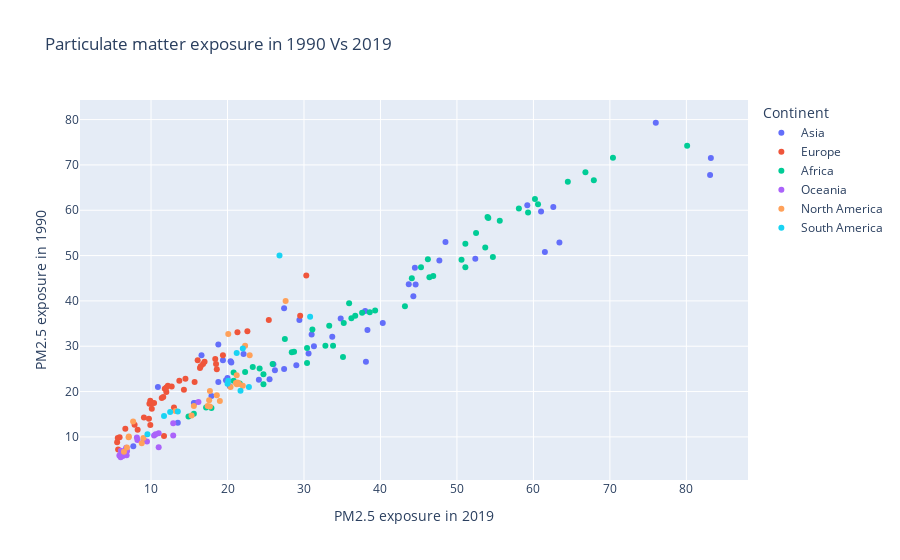

The code cell stored with this chart in its notebook:
### Markdown cell above
### Exposure to air pollution over time:
* Countries lying above the diagonal portion of the chart had a higher pollution in 1990.
There has been an improvement since. 
* Countries below the diagonal of the chart had higher pollution in 2019 as they have deteriorated
in recent decades. 
* Very strong regional split: Pollution levels have fallen across most of Europe, North and South America
* Pollution increased in recent decades across most contries in Asia Africa

### Code cell
aq_pm25_1990=aq_pm25.loc[aq_pm25['Year']==1990]
#aq_pm25_1990.head()
aq_pm25_2019=aq_pm25.loc[aq_pm25['Year']==2019]
#aq_pm25_2019.head()
merged_aq_df=pd.merge(aq_pm25_2019,aq_pm25_1990,how='left',on='ISO3')
merged_aq_df=merged_aq_df[['ISO3','Country_x','Exposure Mean_x','Exposure Mean_y']]
#print(merged_aq_df.shape)
merged_aq_con=pd.merge(merged_aq_df,df_list,how='left',left_on=['ISO3'],right_on=['Country Code'])
merged_aq_con=merged_aq_con[['ISO3','Country_x','Exposure Mean_x','Exposure Mean_y','Continent']]
merged_aq_con=merged_aq_con.dropna()
#print(merged_aq_con.dtypes)
#merged_aq_con.columns[merged_aq_con.isnull().any()].tolist()
#merged_aq_con[merged_aq_con['Continent'].isna()]
#g =sns.scatterplot(x="Exposure Mean_x", y="Exposure Mean_y",hue="Continent",data=merged_aq_con);
#g.set(xscale="log");
fig_aq = px.scatter(merged_aq_con,title='Particulate matter exposure in 1990 Vs 2019', x="Exposure Mean_x", y="Exposure Mean_y",color="Continent", hover_data=['Country_x','ISO3'],
                     labels={"Exposure Mean_x":"PM2.5 exposure in 2019",
                            "Exposure Mean_y":"PM2.5 exposure in 1990",
                            "ISO3":"Country ISO3 Code",
                            "Country_x":"Country Name"})
fig_aq.show()

### Figure 1 — Plotly figure (JSON) as saved in the notebook; plotly's stock layout.template omitted (floating-point values rounded to 4 significant figures)
{"data": [{"customdata": [["Afghanistan", "AFG"], ["Armenia", "ARM"], ["Azerbaijan", "AZE"], ["Bahrain", "BHR"], ["Bangladesh", "BGD"], ["Bhutan", "BTN"], ["Brunei Darussalam", "BRN"], ["Cambodia", "KHM"], ["China", "CHN"], ["Cyprus", "CYP"], ["Democratic People's Republic of Korea", "PRK"], ["Georgia", "GEO"], ["India", "IND"], ["Indonesia", "IDN"], ["Iran (Islamic Republic of)", "IRN"], ["Iraq", "IRQ"], ["Israel", "ISR"], ["Japan", "JPN"], ["Jordan", "JOR"], ["Kazakhstan", "KAZ"], ["Kuwait", "KWT"], ["Kyrgyzstan", "KGZ"], ["Lao People's Democratic Republic", "LAO"], ["Lebanon", "LBN"], ["Malaysia", "MYS"], ["Maldives", "MDV"], ["Mongolia", "MNG"], ["Myanmar", "MMR"], ["Nepal", "NPL"], ["Oman", "OMN"], ["Pakistan", "PAK"], ["Palestine", "PSE"], ["Philippines", "PHL"], ["Qatar", "QAT"], ["Republic of Korea", "KOR"], ["Saudi Arabia", "SAU"], ["Singapore", "SGP"], ["Sri Lanka", "LKA"], ["Syrian Arab Republic", "SYR"], ["Tajikistan", "TJK"], ["Thailand", "THA"], ["Timor-Leste", "TLS"], ["Turkey", "TUR"], ["Turkmenistan", "TKM"], ["United Arab Emirates", "ARE"], ["Uzbekistan", "UZB"], ["Viet Nam", "VNM"], ["Yemen", "YEM"]], "hovertemplate": "Continent=Asia<br>PM2.5 exposure in 2019=%{x}<br>PM2.5 exposure in 1990=%{y}<br>Country Name=%{customdata[0]}<br>Country ISO3 Code=%{customdata[1]}<extra></extra>", "legendgroup": "Asia", "marker": {"color": "#636efa", "symbol": "circle"}, "mode": "markers", "name": "Asia", "orientation": "v", "showlegend": true, "type": "scatter", "x": [52.4, 33.7, 25.5, 59.2, 63.4, 40.3, 7.68, 22.1, 47.7, 15.6, 44.3, 17.9, 83.2, 19.4, 38, 48.5, 19.8, 13.5, 30.6, 20.3, 61, 24.1, 20.5, 29, 16.6, 10.9, 38.1, 29.4, 83.1, 44.6, 62.6, 31.3, 18.8, 76, 27.4, 61.5, 18.8, 20, 31, 38.3, 27.4, 15.7, 26, 26.2, 43.7, 34.8, 20.4, 44.5], "xaxis": "x", "y": [49.3, 32.1, 22.7, 61.1, 52.9, 35.1, 7.96, 28.3, 48.9, 17.5, 41, 19, 71.5, 26.9, 37.8, 53, 22.5, 13.1, 28.4, 21.2, 59.7, 22.6, 26.4, 25.8, 28, 21, 26.6, 35.8, 67.8, 43.6, 60.7, 30, 30.4, 79.3, 25, 50.8, 22.1, 23, 32.6, 33.6, 38.4, 17.5, 26, 24.7, 43.7, 36.1, 26.7, 47.3], "yaxis": "y"}, {"customdata": [["Albania", "ALB"], ["Andorra", "AND"], ["Austria", "AUT"], ["Belarus", "BLR"], ["Belgium", "BEL"], ["Bosnia and Herzegovina", "BIH"], ["Bulgaria", "BGR"], ["Croatia", "HRV"], ["Czechia", "CZE"], ["Denmark", "DNK"], ["Estonia", "EST"], ["Finland", "FIN"], ["France", "FRA"], ["Germany", "DEU"], ["Greece", "GRC"], ["Hungary", "HUN"], ["Iceland", "ISL"], ["Ireland", "IRL"], ["Italy", "ITA"], ["Latvia", "LVA"], ["Lithuania", "LTU"], ["Luxembourg", "LUX"], ["Malta", "MLT"], ["Monaco", "MCO"], ["Montenegro", "MNE"], ["Netherlands", "NLD"], ["North Macedonia", "MKD"], ["Norway", "NOR"], ["Poland", "POL"], ["Portugal", "PRT"], ["Republic of Moldova", "MDA"], ["Romania", "ROU"], ["Russian Federation", "RUS"], ["San Marino", "SMR"], ["Serbia", "SRB"], ["Slovakia", "SVK"], ["Slovenia", "SVN"], ["Spain", "ESP"], ["Sweden", "SWE"], ["Switzerland", "CHE"], ["Ukraine", "UKR"], ["United Kingdom", "GBR"]], "hovertemplate": "Continent=Europe<br>PM2.5 exposure in 2019=%{x}<br>PM2.5 exposure in 1990=%{y}<br>Country Name=%{customdata[0]}<br>Country ISO3 Code=%{customdata[1]}<extra></extra>", "legendgroup": "Europe", "marker": {"color": "#EF553B", "symbol": "circle"}, "mode": "markers", "name": "Europe", "orientation": "v", "showlegend": true, "type": "scatter", "x": [18.6, 9.07, 12.2, 16.4, 12.7, 29.5, 19.4, 18.5, 16.8, 9.79, 5.89, 5.57, 11.4, 11.8, 14.3, 16.5, 5.7, 7.85, 16.1, 12, 10.4, 10.1, 13, 11.7, 21.3, 12, 30.3, 6.64, 22.6, 8.25, 13.7, 15.7, 11.6, 9.91, 25.4, 18.4, 17, 9.73, 5.65, 9.9, 14.5, 10.1], "xaxis": "x", "y": [24.9, 14.3, 21.3, 25.2, 21.1, 36.7, 28, 26.1, 26.1, 17.3, 9.91, 8.8, 18.6, 20.6, 20.4, 25.6, 7.22, 12.7, 26.9, 20.9, 17.5, 16.2, 16.5, 10.2, 33.1, 19.9, 45.6, 11.8, 33.3, 11.6, 22.4, 22.1, 18.8, 12.6, 35.8, 27.2, 26.6, 14, 9.78, 18, 22.8, 17.4], "yaxis": "y"}, {"customdata": [["Algeria", "DZA"], ["Angola", "AGO"], ["Benin", "BEN"], ["Botswana", "BWA"], ["Burkina Faso", "BFA"], ["Burundi", "BDI"], ["Cabo Verde", "CPV"], ["Cameroon", "CMR"], ["Central African Republic", "CAF"], ["Chad", "TCD"], ["Comoros", "COM"], ["Congo", "COG"], ["Côte d'Ivoire", "CIV"], ["Democratic Republic of the Congo", "COD"], ["Djibouti", "DJI"], ["Egypt", "EGY"], ["Equatorial Guinea", "GNQ"], ["Eritrea", "ERI"], ["Eswatini", "SWZ"], ["Ethiopia", "ETH"], ["Gabon", "GAB"], ["Gambia", "GMB"], ["Ghana", "GHA"], ["Guinea", "GIN"], ["Guinea-Bissau", "GNB"], ["Kenya", "KEN"], ["Lesotho", "LSO"], ["Liberia", "LBR"], ["Libya", "LBY"], ["Madagascar", "MDG"], ["Malawi", "MWI"], ["Mali", "MLI"], ["Mauritania", "MRT"], ["Mauritius", "MUS"], ["Morocco", "MAR"], ["Mozambique", "MOZ"], ["Namibia", "NAM"], ["Niger", "NER"], ["Nigeria", "NGA"], ["Rwanda", "RWA"], ["Sao Tome and Principe", "STP"], ["Senegal", "SEN"], ["Seychelles", "SYC"], ["Sierra Leone", "SLE"], ["Somalia", "SOM"], ["South Africa", "ZAF"], ["South Sudan", "SSD"], ["Sudan", "SDN"], ["Togo", "TGO"], ["Tunisia", "TUN"], ["Uganda", "UGA"], ["United Republic of Tanzania", "TZA"], ["Zambia", "ZMB"], ["Zimbabwe", "ZWE"]], "hovertemplate": "Continent=Africa<br>PM2.5 exposure in 2019=%{x}<br>PM2.5 exposure in 1990=%{y}<br>Country Name=%{customdata[0]}<br>Country ISO3 Code=%{customdata[1]}<extra></extra>", "legendgroup": "Africa", "marker": {"color": "#00cc96", "symbol": "circle"}, "mode": "markers", "name": "Africa", "orientation": "v", "showlegend": true, "type": "scatter", "x": [32.8, 28.4, 46.9, 24.7, 53.7, 33.3, 51.1, 64.5, 46.4, 59.3, 17.2, 39.3, 55.6, 35.9, 43.2, 67.9, 45.3, 44.1, 23.3, 33.8, 36.7, 58.1, 54, 52.5, 54.1, 21.6, 27.5, 50.6, 38.6, 17.9, 22.3, 60.6, 66.8, 14.9, 35.1, 20.8, 24.2, 80.1, 70.4, 36.2, 31.1, 60.2, 15.6, 51.1, 30.4, 28.7, 37.6, 54.7, 46.2, 30.4, 35.2, 24.7, 25.9, 20.8], "xaxis": "x", "y": [30.1, 28.7, 45.5, 23.8, 51.8, 34.5, 47.4, 66.3, 45.2, 59.5, 16.5, 37.9, 57.7, 39.5, 38.8, 66.6, 47.4, 45, 25.4, 30.1, 36.7, 60.4, 58.5, 55, 58.3, 21.8, 31.6, 49.1, 37.5, 16.4, 24.3, 61.3, 68.4, 14.5, 27.6, 22.4, 25.1, 74.2, 71.6, 36.2, 33.7, 62.5, 15.1, 52.6, 26.3, 28.8, 37.4, 49.7, 49.2, 29.6, 35.1, 21.6, 26.1, 24.2], "yaxis": "y"}, {"customdata": [["American Samoa", "ASM"], ["Australia", "AUS"], ["Cook Islands", "COK"], ["Fiji", "FJI"], ["Guam", "GUM"], ["Kiribati", "KIR"], ["Marshall Islands", "MHL"], ["Micronesia (Federated States of)", "FSM"], ["Nauru", "NRU"], ["New Zealand", "NZL"], ["Niue", "NIU"], ["Northern Mariana Islands", "MNP"], ["Palau", "PLW"], ["Papua New Guinea", "PNG"], ["Samoa", "WSM"], ["Solomon Islands", "SLB"], ["Tokelau", "TKL"], ["Tonga", "TON"], ["Tuvalu", "TUV"], ["Vanuatu", "VUT"]], "hovertemplate": "Continent=Oceania<br>PM2.5 exposure in 2019=%{x}<br>PM2.5 exposure in 1990=%{y}<br>Country Name=%{customdata[0]}<br>Country ISO3 Code=%{customdata[1]}<extra></extra>", "legendgroup": "Oceania", "marker": {"color": "#ab63fa", "symbol": "circle"}, "mode": "markers", "name": "Oceania", "orientation": "v", "showlegend": true, "type": "scatter", "x": [6.3, 6.75, 6.31, 11, 8.22, 9.47, 9.04, 10.4, 5.86, 6.05, 6.81, 8.15, 6.87, 16.2, 11, 12.9, 6.7, 10.6, 6.03, 12.9], "xaxis": "x", "y": [6.72, 7.59, 5.76, 7.74, 9.29, 8.97, 9.36, 10.3, 5.92, 6.95, 5.97, 9.89, 6.88, 17.7, 10.8, 10.3, 7.28, 10.6, 5.51, 13], "yaxis": "y"}, {"customdata": [["Antigua and Barbuda", "ATG"], ["Bahamas", "BHS"], ["Barbados", "BRB"], ["Belize", "BLZ"], ["Bermuda", "BMU"], ["Canada", "CAN"], ["Costa Rica", "CRI"], ["Cuba", "CUB"], ["Dominica", "DMA"], ["Dominican Republic", "DOM"], ["El Salvador", "SLV"], ["Greenland", "GRL"], ["Grenada", "GRD"], ["Guatemala", "GTM"], ["Haiti", "HTI"], ["Honduras", "HND"], ["Jamaica", "JAM"], ["Mexico", "MEX"], ["Nicaragua", "NIC"], ["Panama", "PAN"], ["Puerto Rico", "PRI"], ["Saint Kitts and Nevis", "KNA"], ["Saint Lucia", "LCA"], ["Saint Vincent and the Grenadines", "VCT"], ["Trinidad and Tobago", "TTO"], ["United States of America", "USA"], ["United States Virgin Islands", "VIR"]], "hovertemplate": "Continent=North America<br>PM2.5 exposure in 2019=%{x}<br>PM2.5 exposure in 1990=%{y}<br>Country Name=%{customdata[0]}<br>Country ISO3 Code=%{customdata[1]}<extra></extra>", "legendgroup": "North America", "marker": {"color": "#FFA15A", "symbol": "circle"}, "mode": "markers", "name": "North America", "orientation": "v", "showlegend": true, "type": "scatter", "x": [17.6, 15.6, 21.3, 21.2, 7.07, 7.1, 17.4, 17.7, 18.6, 17.7, 22.3, 6.46, 21.5, 27.6, 19, 22.9, 15.3, 20.1, 20.4, 13.2, 6.85, 8.79, 21.2, 21.1, 22, 7.66, 9], "xaxis": "x", "y": [18.1, 16.8, 22, 23.6, 9.93, 10.1, 16.8, 20.1, 19.2, 16.7, 30.1, 6.75, 21.7, 40, 17.9, 28, 14.7, 32.7, 21, 15.7, 7.68, 8.58, 21.6, 21.9, 21.3, 13.4, 9.75], "yaxis": "y"}, {"customdata": [["Argentina", "ARG"], ["Bolivia (Plurinational State of)", "BOL"], ["Brazil", "BRA"], ["Chile", "CHL"], ["Colombia", "COL"], ["Ecuador", "ECU"], ["Guyana", "GUY"], ["Paraguay", "PRY"], ["Peru", "PER"], ["Suriname", "SUR"], ["Uruguay", "URY"], ["Venezuela (Bolivarian Republic of)", "VEN"]], "hovertemplate": "Continent=South America<br>PM2.5 exposure in 2019=%{x}<br>PM2.5 exposure in 1990=%{y}<br>Country Name=%{customdata[0]}<br>Country ISO3 Code=%{customdata[1]}<extra></extra>", "legendgroup": "South America", "marker": {"color": "#19d3f3", "symbol": "circle"}, "mode": "markers", "name": "South America", "orientation": "v", "showlegend": true, "type": "scatter", "x": [13.5, 26.8, 11.7, 22.8, 22, 20, 20.1, 12.5, 30.8, 21.2, 9.53, 21.7], "xaxis": "x", "y": [15.6, 50, 14.6, 21, 29.5, 21.7, 22.4, 15.5, 36.5, 28.5, 10.6, 20.2], "yaxis": "y"}], "layout": {"legend": {"title": {"text": "Continent"}, "tracegroupgap": 0}, "title": {"text": "Particulate matter exposure in 1990 Vs 2019"}, "xaxis": {"anchor": "y", "domain": [0, 1], "title": {"text": "PM2.5 exposure in 2019"}}, "yaxis": {"anchor": "x", "domain": [0, 1], "title": {"text": "PM2.5 exposure in 1990"}}}}
